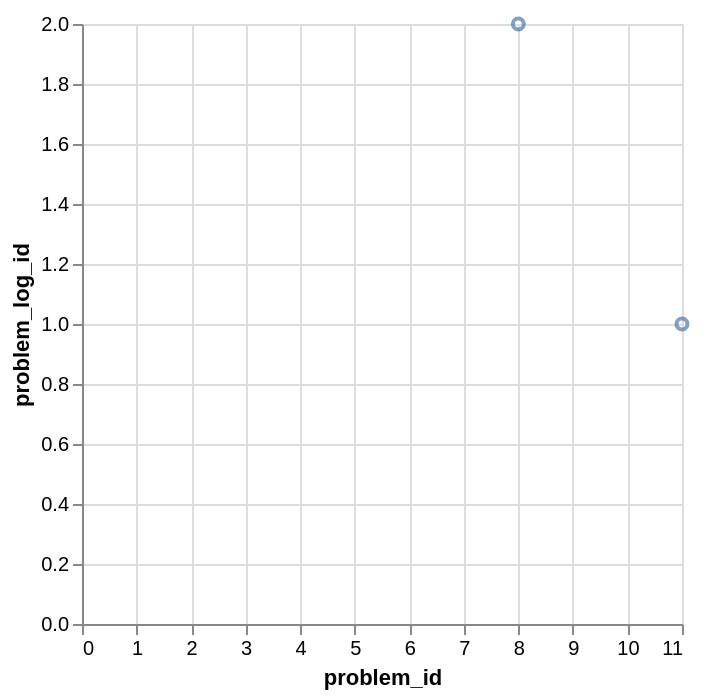

Describe this chart as a Vega-Lite specification.
### Vega-Lite specification from a JSON file in a GitHub repository (floating-point values rounded to 4 significant figures)
{"data": {"values": [{"x_data": 11, "y_data": 1}, {"x_data": 8, "y_data": 2}]}, "mark": "point", "encoding": {"x": {"field": "x_data", "type": "quantitative", "title": "problem_id"}, "y": {"field": "y_data", "type": "quantitative", "title": "problem_log_id"}}}
